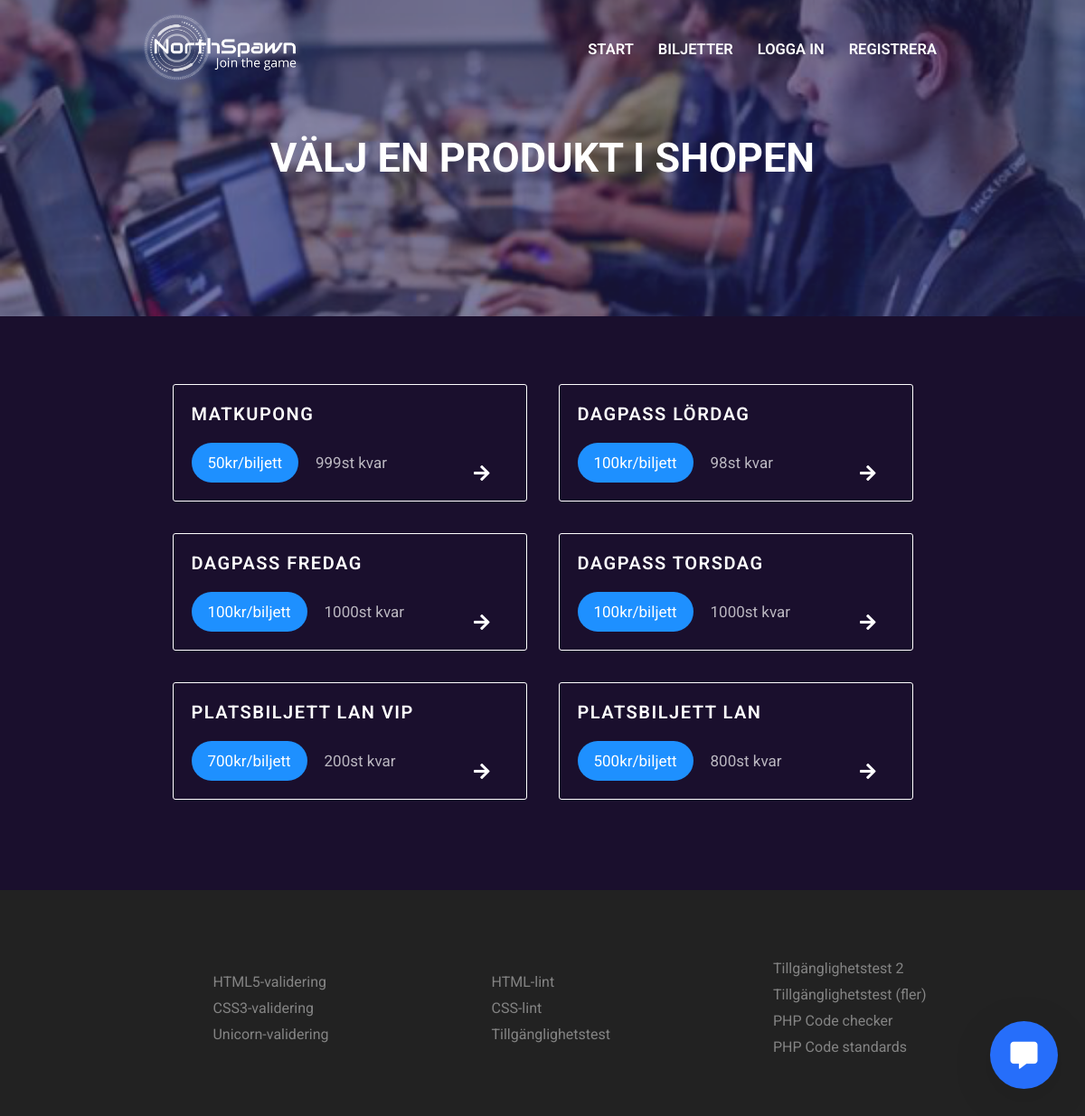
Before: /index.php?pageid=products with the older database file.
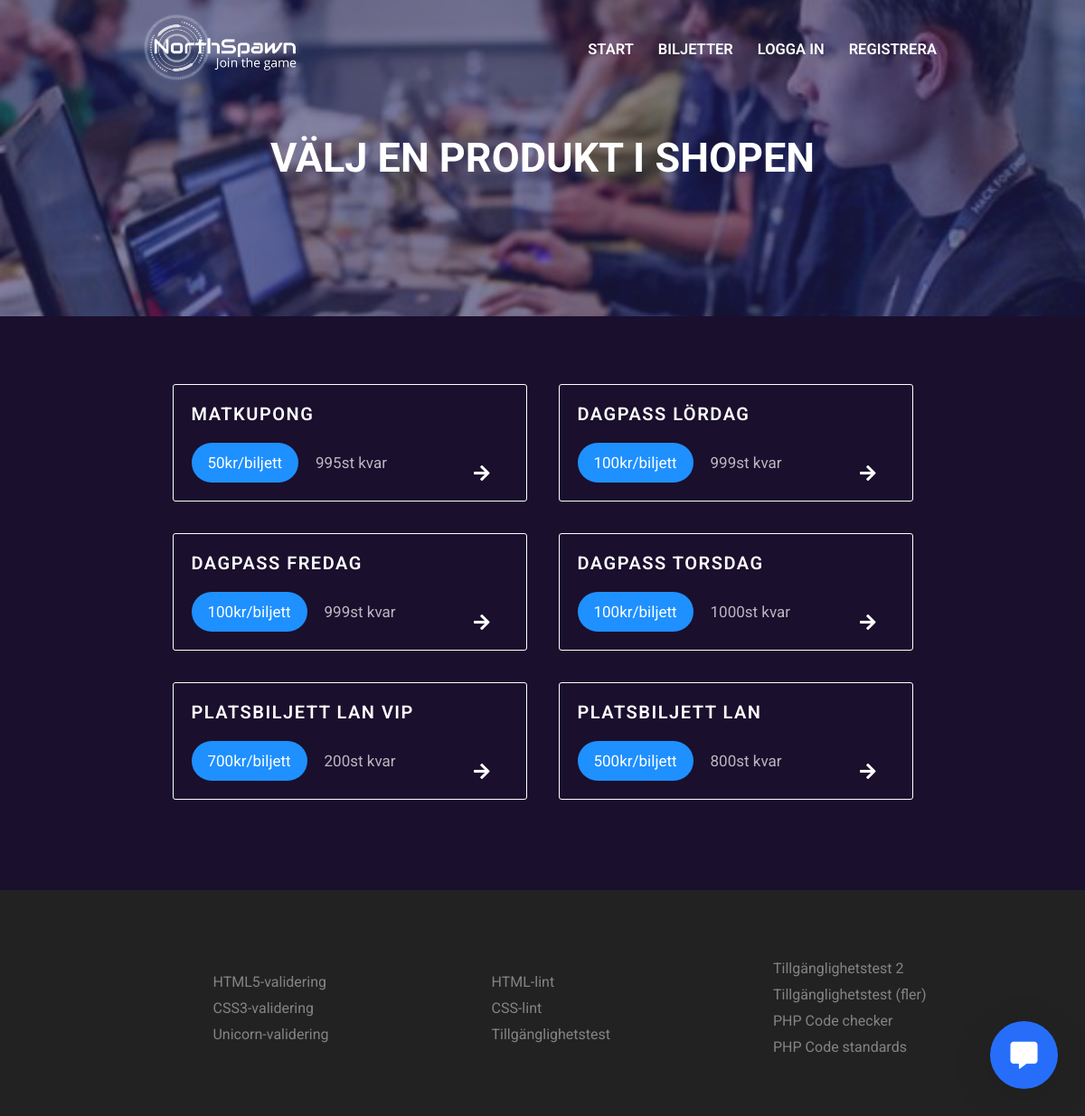
After: the same page with the newer database file.
### tables this page shows
CREATE TABLE products (product_id INTEGER PRIMARY KEY AUTOINCREMENT NOT NULL UNIQUE, product_name VARCHAR UNIQUE NOT NULL, product_cost INTEGER, product_stock INTEGER, product_desc VARCHAR);

### pages/products/products.php (the view, shortened to what this page needs)
<?php
    $stmtProducts = $db->prepare("SELECT * FROM products");
    $stmtProducts->execute();
?>
<div class="content">
    <div class="products">
    <?php
        while($product = $stmtProducts->fetch()){
            echo <<<PRODUCT
            <div class="product" >
                <form method="post" action="index.php?pageid=cart" >
                <h2>{$product['product_name']}</h2>
                <h3>{$product['product_cost']}kr/biljett</h3>
                <h3>{$product['product_stock']}st kvar</h3>
                    <input type="hidden" name="product" value={$product['product_name']}>
                    <input type="hidden" name="product_id" value={$product['product_id']}>
                    <input type="hidden" name="product_cost" value={$product['product_cost']}>
                    <button></button>
                </form>
                <i class="fas fa-arrow-right"></i>
            </div>
PRODUCT;
        }
    ?>
    </div>
</div>

### incs/header/header.php (shortened to what this page needs)
<?php
  if(!isset($_GET['pageid'])){
    $title = "Lan. E-sport. Gaming. Hackathon. Expo. Välkommen till Northspawn";
    $header = "700";
  } elseif ($_GET['pageid'] === 'landing') {
    $title = "Lan. E-sport. Gaming. Hackathon. Expo. Välkommen till Northspawn";
    $header = "700";
  } elseif ($_GET['pageid'] === 'login') {
    $title = "Logga in på Northspawn";
    $header = "350";
  } elseif ($_GET['pageid'] === 'register') {
    $title = "Registrera hos Northspawn";
    $header = "350";
  }  elseif ($_GET['pageid'] === 'feedback') {
    $title = "Northspawn - feedback";
    $header = "350";
  } elseif ($_GET['pageid'] === 'products') {
    $title = "Välj en produkt i shopen";
    $header = "350";
  } elseif ($_GET['pageid'] === 'cart') {
    $title = "Northspawn - Kundvagn";
    $header = "350";
  } elseif ($_GET['pageid'] === 'orders') {
    $title = "Northspawn - Ordrar";
    $header = "250";
  } elseif ($_GET['pageid'] === 'products') {
    $title = "Northspawn - Biljetter";
    $header = "250";
  } elseif ($_GET['pageid'] === 'checkout') {
    $title = "Northspawn - Köp genomfört";
    $header = "300";
  } elseif ($_GET['pageid'] === 'addNews') {
    $title = "Northspawn - Lägg till nyhet";
    $header = "300";
  } elseif ($_GET['pageid'] === 'profile') {
    $title = "Northspawn - Din profil";
    $header = "300";
  }
?>
<!DOCTYPE html>
<html lang="sv">
<head>
</head>
<body>
<nav>
  <ul>
    <div class="left">
      <a href="index.php">
        <img class="logo" src="./imgs/logo_jointhegame_vit.png" alt="Logotyp">
      </a>
    </div>
    <div class="right" >
      <li><a href="index.php">Start</a></li>
      <li><a href="index.php?pageid=products">Biljetter</a></li>
    <?php
      if(!empty($_SESSION['user'])){
        echo <<<MESSAGE
        <li><a href="index.php?pageid=cart">Kundvagn</a></li>
        <li><a href="index.php?pageid=landing&logout=true">Logga ut</a></li>
        <li class="message" ><a href="index.php?pageid=profile">Välkommen {$displayUser}</a></li>
MESSAGE;
        if(!empty($_SESSION['admin'])){
          if($_SESSION['admin'] === 'TRUE'){
            echo <<<EXTRA
            <li><i id="menuBtn" class="fas fa-caret-square-down"></i></li>
            <li><i id="closeBtn" class="fas fa-minus-square"></i></li>
            <div id="menu">
              <ul>
                <li><a href=index.php?pageid=orders>Se ordrar</a></li>
                <li><a href="index.php?pageid=addNews">Lägg till nyhet</a></li>
                <li><a href="index.php?pageid=feedback">Se feedback</a></li>
              </ul>
            </div>
EXTRA;
          } else {
            echo "<a href=index.php?pageid=profile><div class=thumbnail></div></a>";
          }
        }
      } else {
        echo <<<CONTENT
        <li><a href=index.php?pageid=login>Logga in</a></li>
        <li><a href="index.php?pageid=register">Registrera</a></li>
CONTENT;
      }
    ?>
    </div>
  </ul>
</nav>
<div class="header" style="min-height: <?php echo $header; ?>px" >
  <h1><?php echo $title; ?></h1>
</div>

### incs/footer/footer.php (shortened to what this page needs)
<div class="footer" >
  <ul class="left" >
    <li><a target="blank" href="https://www.validator.w3.org">HTML5-validering</a></li>
    <li><a target="blank" href="https://www.jigsaw.w3.org/css-validator">CSS3-validering</a></li>
    <li><a target="blank" href="https://www.validator.w3.org/unicorn">Unicorn-validering</a></li>
  </ul>
  <ul class="center">
    <li><a target="blank" href="http://htmllint.com">HTML-lint</a></li>
    <li><a target="blank" href="http://csslint.net">CSS-lint	</a></li>
    <li><a target="blank" href="http://wave.webaim.org">Tillgänglighetstest</a></li>
  </ul>
   <ul class="right">
    <li><a target="blank" href="http://www.tawdis.net">Tillgänglighetstest 2</a></li>
    <li><a target="blank" href="https://webbriktlinjer.se/testa-din-webbplats/automatiska-testverktyg/ ">Tillgänglighetstest (fler)</a></li>
    <li><a target="blank" href="https://phpcodechecker.com/">PHP Code checker</a></li>
    <li><a target="blank" href="http://www.webcodesniffer.net/">PHP Code standards</a></li>
  </ul>
</div>
</body>
</html>

### index.php (shortened to what this page needs)
<?php
  $db = new PDO("sqlite:Northspawn.db");
  if(!empty($_SESSION['user'])){
    $user_email = $_SESSION['user'];
    $stmt = $db->prepare("SELECT user_firstName FROM users WHERE user_email = '{$user_email}'");
    $stmt->execute();
    $user = $stmt->fetch();
    $displayUser = $user[0];
  } else {
    $displayUser = null;
  }
	if(empty($_GET['pageid']))
	{
    $pageid = "landing";
	}
	else
	{
    $pageid = htmlspecialchars($_GET['pageid']);
  }
  require("incs/header/header.php");
  require("pages/{$pageid}/{$pageid}.php");
  require("incs/footer/footer.php");
  ?>
  <head>
    <link rel="stylesheet" href="https://use.fontawesome.com/releases/v5.0.12/css/solid.css">
    <link rel="stylesheet" href="https://use.fontawesome.com/releases/v5.0.12/css/fontawesome.css">
  </head>
  <div onClick="openWindow()" id="chatWindowBtn"><i class="fas fa-comment-alt"></i></div>

Changed rows visible on the page:
changed products "MATKUPONG": product_stock "999" → "995"
changed products "DAGPASS LÖRDAG": product_stock "98" → "999"
changed products "DAGPASS FREDAG": product_stock "1000" → "999"
